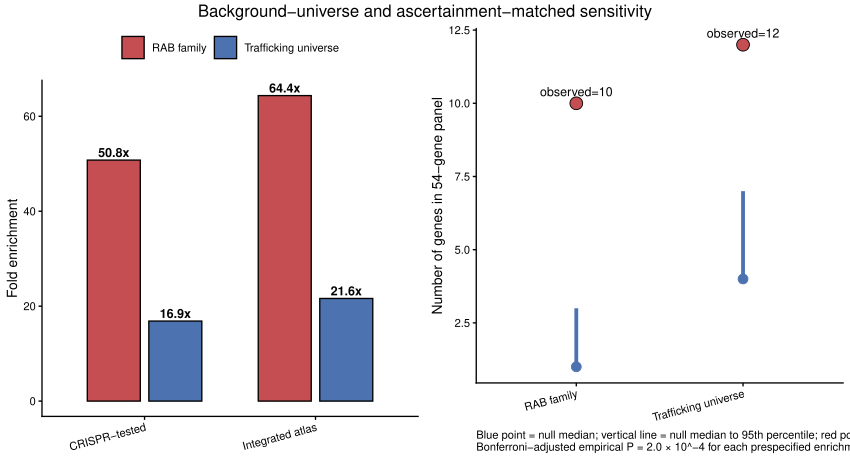

Recreate this plot in R.
library(ggplot2)
library(readr)
library(dplyr)
library(tidyr)

ROOT <- Sys.getenv("LEGIONELLA_ROOT")
if (!nzchar(ROOT)) ROOT <- Sys.getenv("LEGIONELLA_ROOT")
if (!nzchar(ROOT)) stop("Set LEGIONELLA_ROOT before running this script.")
if (!dir.exists(ROOT)) stop("LEGIONELLA_ROOT does not exist: ", ROOT)
OUT <- file.path(ROOT, "15_manuscript", "r_figures")
DIR <- file.path(ROOT, "13_postfreeze_interpretation")

enr <- read_tsv(file.path(DIR, "a4_panel_enrichment.tsv"), show_col_types = FALSE) %>%
  mutate(category = if_else(grepl("RAB", label), "RAB family", "Trafficking universe"),
         universe = case_when(grepl("crispr_tested", label) ~ "CRISPR-tested",
                              TRUE ~ "Integrated atlas"))

null <- jsonlite::fromJSON(file.path(DIR, "f7_selection_aware_enrichment.json"))
null_df <- tibble(category = c("RAB family", "Trafficking universe"),
                  observed = c(null$obs_rab_in_panel, null$obs_trafficking_in_panel),
                  median = c(null$null_rab_median, null$null_traf_median),
                  p95 = c(null$null_rab_p95, null$null_traf_p95),
                  maximum = c(null$null_rab_max, null$null_traf_max),
                  empirical_p = c(null$bonferroni_adjusted_p_rab, null$bonferroni_adjusted_p_trafficking))

p1 <- ggplot(enr, aes(x = universe, y = fold, fill = category)) +
  geom_col(position = position_dodge(width = 0.72), width = 0.62, colour = "black") +
  geom_text(aes(label = sprintf("%.1fx", fold)), position = position_dodge(width = 0.72),
            vjust = -0.35, size = 3.2, fontface = "bold") +
  scale_fill_manual(values = c("RAB family" = "#C44E52", "Trafficking universe" = "#4C72B0")) +
  labs(x = NULL, y = "Fold enrichment", fill = NULL) +
  theme_classic(base_size = 10) + theme(legend.position = "top", axis.text.x = element_text(angle = 15, hjust = 1))

p2 <- ggplot(null_df, aes(x = category, y = observed)) +
  geom_segment(aes(xend = category, y = median, yend = p95), linewidth = 1.3, colour = "#4C72B0") +
  geom_point(aes(y = median), size = 3, colour = "#4C72B0") +
  geom_point(aes(y = observed), size = 4, shape = 21, fill = "#C44E52", colour = "black") +
  geom_text(aes(y = observed, label = paste0("observed=", observed)), vjust = -0.8, size = 3.0) +
  labs(x = NULL, y = "Number of genes in 54-gene panel",
       caption = "Blue point = null median; vertical line = null median to 95th percentile; red point = observed panel count.\nBonferroni-adjusted empirical P = 2.0 × 10^-4 for each prespecified enrichment test.") +
  theme_classic(base_size = 10) + theme(axis.text.x = element_text(angle = 15, hjust = 1), plot.caption = element_text(hjust = 0, size = 8))

pdf(file.path(OUT, "SupplementaryFigure6_ascertainment_sensitivity.pdf"), width = 8.5, height = 4.6, useDingbats = FALSE)
gridExtra::grid.arrange(p1, p2, ncol = 2, top = "Background-universe and ascertainment-matched sensitivity")
dev.off()

write_tsv(enr, file.path(DIR, "SupplementaryFigure6_universe_enrichment_source.tsv"))
write_tsv(null_df, file.path(DIR, "SupplementaryFigure6_selection_null_source.tsv"))
